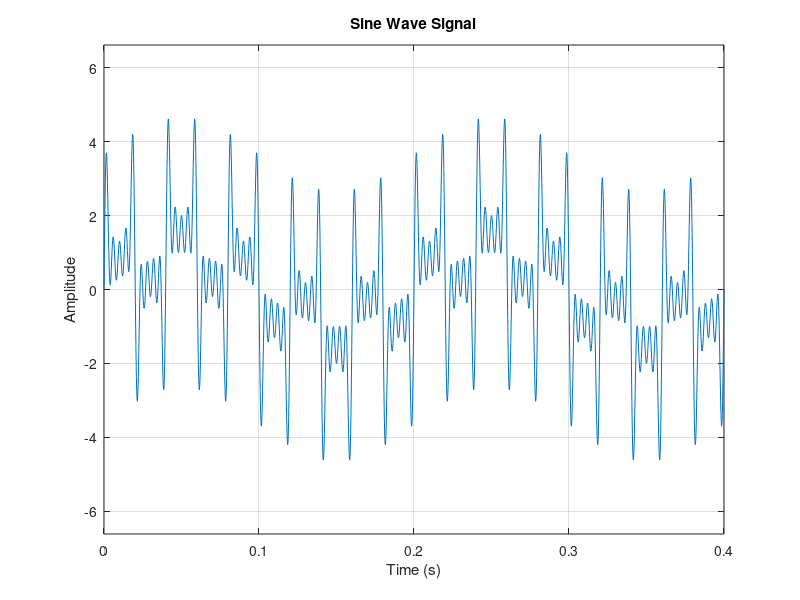
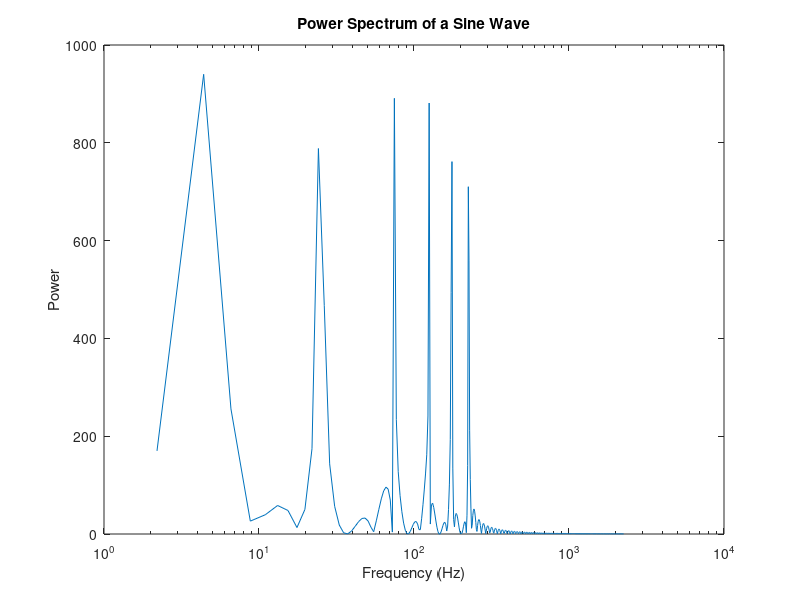

Write MATLAB code to recreate these figures, in order.
clc;
clf;
clear all;
close all;
%% Parameter initialization
fundFreq = input('\nEnter the Fundamental frequency (in Hz): '); % Fundamental frequency of Sine wave in Hz, say 500
nHar=input('\nEnter the number of harmonics: ');% say, 8
nfft = 2048; % Length of FFT
cycleIndex = 2;% Number of cycles to be considered for plotting
fHarIndex=5; % First harmonics is the fHarIndex times of the fundamental frequency
stepIndex=10; % The difference between two consecutive harmonics is stepIndex time fundamental frequency
%% Other Parameter calculation
fHar=(fHarIndex:stepIndex:(stepIndex*nHar-fHarIndex))*fundFreq;
Fs = 20*max(fHar); % Sampling frequency
t = 0:1/Fs:cycleIndex/fundFreq; % Time vector upto two cycles
%% Generation of Time domain Signal
x=sin(2*pi*fundFreq*t);
for i=1:nHar
x=x+sin(2*pi*fHar(i)*t); % Generation of the signal
end
%% Frequency Domain Analysis also known as Spectrum Analysis
% Take fft, padding with zeros so that length(X) is equal to nfft
X = fft(x,nfft);
% FFT is symmetric, throw away second half
X = X(1:nfft/2);
% Take the magnitude of fft of x
mx = abs(X);
% Frequency vector
f = (0:nfft/2-1)*Fs/nfft;
%% Time Domain Plot
figure(1);
plot(t,x);
axis([0 cycleIndex/fundFreq min(x)-2 max(x)+2]);
grid on;
title('Sine Wave Signal');
xlabel('Time (s)');
ylabel('Amplitude');
%% Frequency Domain Plot
figure(2);
semilogx(f,mx);
%grid on
title('Power Spectrum of a Sine Wave');
xlabel('Frequency (Hz)');
ylabel('Power');
%% Display
fprintf('\nFundamental Frequency = %g Hz\n\n', fundFreq);
fprintf('Harmonics are(in Hz): ');disp(fHar);